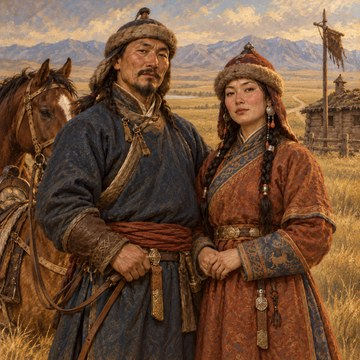
#> input picture app/src/assets/art/people-mongols-360.jpg, 360 x 360 px, given in place of horseman-256.png, which was not available
$ python review.py ../../../../app/src/assets/art/people-mongols-360.jpg
#> lines starting #> are read from the running program, lines starting #| are printed output that depends on the picture
"""Native-size PNG sheets and animated WebP previews of actual rendered pixels."""
from pathlib import Path
import os,sys
from PIL import Image,ImageDraw
root=Path(os.environ.get('ANIM_ROOT',str(Path.home()/'LegatumRuns/anim-pilot')))
master=root/'masters/horseman-3d';review=root/'review/3d-v2'
stage=sys.argv[1];renders=master/'renders'/stage
source=Image.open('app/src/assets/units/horseman-256.png').convert('RGBA')
names=[p.stem for p in sorted(renders.glob('*.png'))]
images=[('Painting',source)]+[(n,Image.open(renders/(n+'.png')).convert('RGBA').resize((256,256),Image.Resampling.LANCZOS)) for n in names]
#> images = 1 item
sheet=Image.new('RGB',(len(images)*272,380),(224,215,191));d=ImageDraw.Draw(sheet)
#> after `sheet = Image.new('RGB', (len(images) * 272, 380), (224, 215, 191))`:
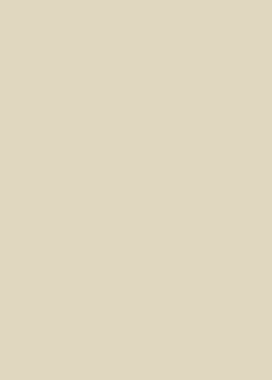
#> sheet: PIL image 272x380 RGB; mean R, G, B 224, 215, 191
for i,(name,im) in enumerate(images):
 x=8+i*272;d.text((x,10),name+' | 256 / 64 px',fill=(40,34,27));sheet.paste(im,(x,36),im)
 small=im.resize((64,64),Image.Resampling.LANCZOS);sheet.paste(small,(x+96,302),small)
#> this loop made 1 pass
#> (name, x) on pass 1: ('Painting', 8)
#> pass 1, `small = im.resize((64, 64), Image.Resampling.LANCZOS)`:
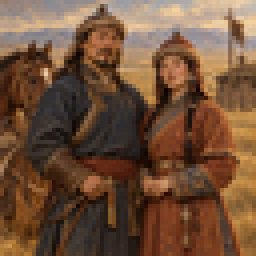
#> small: PIL image 64x64 RGBA (shown 4 times larger); mean R, G, B, A 112.7, 80.5, 57.5, 255
#> after the loop:
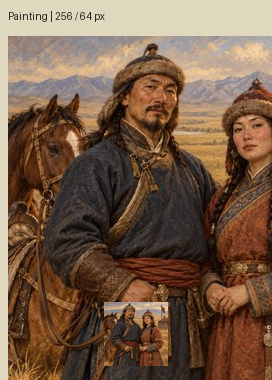
#> sheet: PIL image 272x380 RGB; mean R, G, B 118.9, 92, 71.5
filename={'b':'b-plain.png','c':'c-textured-lit.png','d':'d-rig-poses.png','c-details':'c-details.png'}.get(stage,stage+'-strip.png')
sheet.save(review/('horseman-'+filename))
if stage.startswith('e-'):
 fps={'idle':10,'move':12,'attack':14,'hit':12,'death':10}[stage[2:]]
 frames=[im for _,im in images[1:]]
 frames[0].save(review/('horseman-'+stage+'.webp'),save_all=True,append_images=frames[1:],duration=round(1000/fps),loop=0,quality=85,method=6)
if stage=='c-details':
 # Three meaningful native-size surface comparisons, in addition to full-frame evidence.
 big=Image.open(renders/'00.png').convert('RGBA')
 ref=Image.open(root/'assets/horseman/painting-aligned-1024.png').convert('RGBA').resize((512,512),Image.Resampling.LANCZOS)
 big=big.resize((512,512),Image.Resampling.LANCZOS)
 sheet=Image.new('RGB',(960,450),(224,215,191));draw=ImageDraw.Draw(sheet)
 crops=[('Helmet / skin',(160,40,310,215),(185,65,320,215)),('Tunic / saddle',(160,135,315,330),(160,145,320,335)),('Horse / tack',(250,165,405,385),(270,175,425,395))]
 for i,(label,rc,bc) in enumerate(crops):
  draw.text((i*320+8,8),label+' | painting / 3D',fill=(40,34,27))
  for j,(im,box) in enumerate([(ref,rc),(big,bc)]):
   crop=im.crop(box);crop.thumbnail((150,360));sheet.paste(crop,(i*320+j*160+5,45),crop)
 sheet.save(review/'horseman-c-details.png')
print(review/('horseman-'+filename))

if stage=='c':
 rendered=Image.open(renders/'00.png').convert('RGBA').resize((256,256),Image.Resampling.LANCZOS)
 bg=Image.new('RGBA',(256,256),(224,215,191,255));painted=Image.alpha_composite(bg,source);model=Image.alpha_composite(bg,rendered)
 cross=Image.blend(painted,model,.5);split=painted.copy();split.paste(model.crop((128,0,256,256)),(128,0))
 sheet=Image.new('RGB',(1088,380),(224,215,191));draw=ImageDraw.Draw(sheet)
 for i,(label,im) in enumerate([('Painting',painted),('3D rest',model),('Split 50/50',split),('Crossfade 50%',cross)]):
  draw.text((i*272+8,10),label,fill=(40,34,27));sheet.paste(im.convert('RGB'),(i*272+8,36))
  sheet.paste(im.convert('RGB').resize((64,64),Image.Resampling.LANCZOS),(i*272+104,302))
 sheet.save(review/'horseman-f-restpose-compare.png')

$ run again, on app/src/assets/art/people-sparta-360.jpg
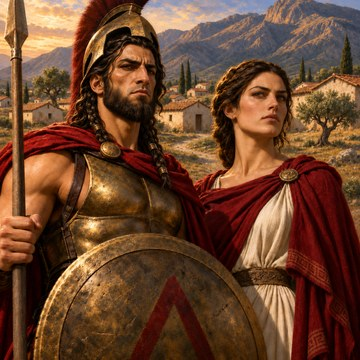
#> input picture app/src/assets/art/people-sparta-360.jpg, 360 x 360 px, given in place of horseman-256.png, which was not available
#> images = 1 item
#> the loop `for i,(name,im) in enumerate(images):` made 1 pass
#> (name, x) on pass 1: ('Painting', 8)
#> pass 1, `small = im.resize((64, 64), Image.Resampling.LANCZOS)`:
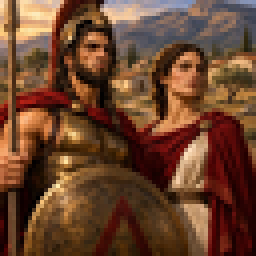
#> small: PIL image 64x64 RGBA (shown 4 times larger); mean R, G, B, A 106.9, 68, 45.2, 255
#> after the loop `for i,(name,im) in enumerate(images):`:
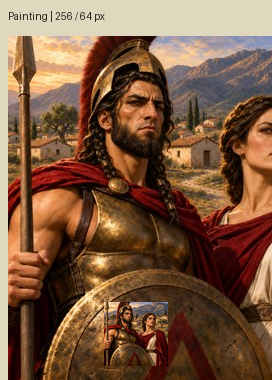
#> sheet: PIL image 272x380 RGB; mean R, G, B 124, 88.8, 64.1
